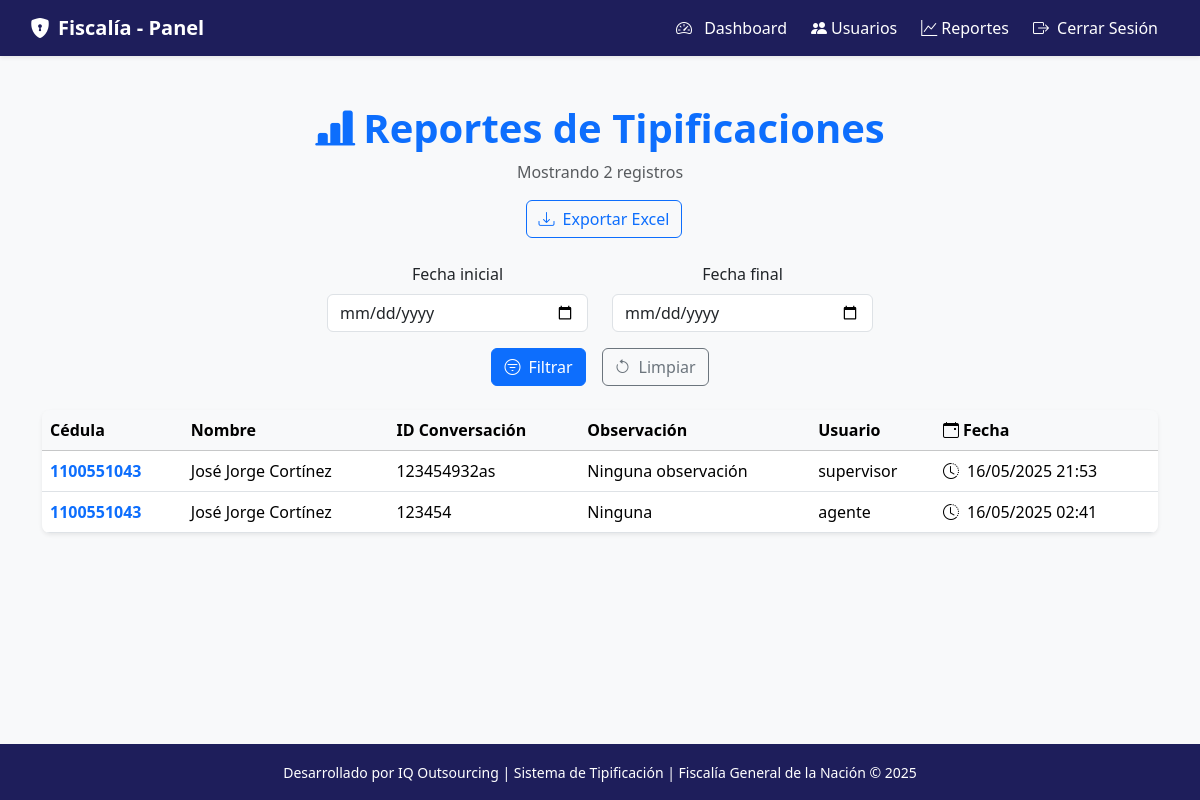
The page /reportes/ (signed in) on the database its author committed.
### gestion/models.py (models this page shows, shortened)
class Evaluacion(models.Model):
    conversacion_id = models.CharField(max_length=250)
    observacion = models.TextField()
    ciudadano = models.ForeignKey(Ciudadano, on_delete=models.CASCADE)
    categoria = models.ForeignKey(Categoria, on_delete=models.CASCADE)
    user = models.ForeignKey(User, on_delete=models.CASCADE)
    fecha = models.DateTimeField(auto_now=True)

class Ciudadano(models.Model):
    tipo_identificacion = models.ForeignKey(TipoIdentificacion, on_delete=models.CASCADE)
    numero_identificacion = models.CharField(max_length=20, unique=True)
    nombre = models.CharField(max_length=255)
    correo  = models.EmailField("Correo electrónico", max_length=254, blank=True)
    telefono = models.CharField("Teléfono", max_length=20, blank=True)
    direccion_residencia = models.CharField("Dirección de residencia", max_length=255, blank=True)
    pais  = models.ForeignKey(Pais, on_delete=models.PROTECT, null=True, blank=True)
    ciudad = models.CharField(max_length=100, null=True, blank=True)
    class Meta:
        verbose_name = "Ciudadano"
        verbose_name_plural = "Ciudadanos"
        indexes = [models.Index(fields=['numero_identificacion'])]

### gestion/views.py (the view, shortened to what this page needs)
# urls.py: path('reportes/', views.reportes_view, name='reportes'),
@login_required
@en_grupo([Roles.ADMINISTRADOR.value, Roles.SUPERVISOR.value, Roles.AGENTE.value])
def reportes_view(request):
    fecha_inicio = request.GET.get('fecha_inicio')
    fecha_fin    = request.GET.get('fecha_fin')
    qs = (
        Evaluacion.objects
        .select_related(
            'ciudadano__tipo_identificacion',
            'categoria__tipificacion__segmento',
            'categoria__categoria_padre',
            'user'
        )
        .order_by('-fecha')
    )
    paginator = Paginator(qs, 10)
    page_obj  = paginator.get_page(request.GET.get('page') or 1)
    return render(request, 'usuarios/reportes.html', {
        'reportes':     page_obj,
        'paginator':    paginator,
        'page_obj':     page_obj,
        'is_paginated': page_obj.has_other_pages(),
        'hoy':          date.today().isoformat(),
    })

### usuarios/templatetags/tags.py (called while the page is built)
@register.filter
def validarRolUsuario(user, roles_id_str):
    roles_id = [int(rol) for rol in roles_id_str.split('|')]
    for rol_id in roles_id:
        if user.groups.filter(id=rol_id).exists():
            return True
    return False

### usuarios/views.py (called while the page is built)
def en_grupo(roles_id):
    def check(user):
        for rol_id in roles_id:
            if user.groups.filter(id=rol_id).exists():
                return True
    return user_passes_test(check)

### usuarios/templates/usuarios/reportes.html (shortened to what this page needs)
{% extends 'usuarios/base/base.html' %}
{% load static %}
{% block content %}
<div class="container py-5">
    <div class="text-center mb-4">
        <h1 class="text-primary fw-bold mb-2">
            <i class="bi bi-bar-chart-line-fill me-2"></i>Reportes de Tipificaciones
        </h1>
        {% if reportes %}
        <p class="text-muted mb-3">
            Mostrando {{ page_obj.paginator.count }} registros
        </p>
        <a href="{% url 'exportar_excel' %}?fecha_inicio={{ request.GET.fecha_inicio }}&fecha_fin={{ request.GET.fecha_fin }}"
            class="btn btn-outline-primary ms-2">
            <i class="bi bi-download me-2"></i>Exportar Excel
        </a>
        {% else %}
        <p class="text-muted mb-3">
            No se encontraron registros para las fechas seleccionadas.
        </p>
        {% endif %}
    </div>
    <form method="get" class="mb-4">
        <div class="row justify-content-center text-center">
            <div class="col-12 col-md-3 mb-3">
                <label for="fecha_inicio" class="form-label">Fecha inicial</label>
                <input type="date" id="fecha_inicio" name="fecha_inicio" class="form-control"
                    value="{{ request.GET.fecha_inicio }}" max="{{ hoy }}">
            </div>
            <div class="col-12 col-md-3 mb-3">
                <label for="fecha_fin" class="form-label">Fecha final</label>
                <input type="date" id="fecha_fin" name="fecha_fin" class="form-control"
                    value="{{ request.GET.fecha_fin }}" max="{{ hoy }}">
            </div>
        </div>
        <div class="d-flex justify-content-center gap-3">
            <button type="submit" class="btn btn-primary">
                <i class="bi bi-filter-circle me-2"></i>Filtrar
            </button>
            <a href="?" class="btn btn-outline-secondary">
                <i class="bi bi-arrow-counterclockwise me-2"></i>Limpiar
            </a>
        </div>
    </form>
    {% if reportes %}
    <div class="table-responsive rounded-3 shadow-sm">
        <table class="table table-hover align-middle mb-0">
            <thead class="table-light">
                <tr>
                    <th>Cédula</th>
                    <th>Nombre</th>
                    <th>ID Conversación</th>
                    <th>Observación</th>
                    <th>Usuario</th>
                    <th><i class="bi bi-calendar-event me-1"></i>Fecha</th>
                </tr>
            </thead>
            <tbody>
                {% for item in reportes %}
                <tr>
                    <td class="fw-bold text-primary">{{ item.ciudadano.numero_identificacion }}</td>
                    <td>{{ item.ciudadano.nombre }}</td>
                    <td>{{ item.conversacion_id }}</td>
                    <td>{{ item.observacion|truncatechars:50 }}</td>
                    <td>{{ item.user.username }}</td>
                    <td class="text-nowrap">
                        <i class="bi bi-clock-history me-1"></i>
                        {{ item.fecha|date:"d/m/Y H:i" }}
                    </td>
                </tr>
                {% endfor %}
            </tbody>
        </table>
    </div>
    {% endif %}
</div>
{% endblock %}

### usuarios/static/css/styles.css (style rules this page uses)
body { background-color: #f8f9fa; }
.btn-primary { background-color: #0d6efd; border-color: #0d6efd; }
.table-hover tbody tr { transition: all 0.2s ease; }
.form-label { font-weight: 500; }

### rows shown on the page
Evaluacion: ciudadano.numero_identificacion "1100551043", ciudadano.nombre "José Jorge Cortínez", conversacion_id "123454932as", observacion "Ninguna observación", user.username "supervisor", fecha "16/05/2025 21:53"
Evaluacion: ciudadano.numero_identificacion "1100551043", ciudadano.nombre "José Jorge Cortínez", conversacion_id "123454", observacion "Ninguna", user.username "agente", fecha "16/05/2025 02:41"

### other values the page prints
{{ page_obj.paginator.count }} "2"
